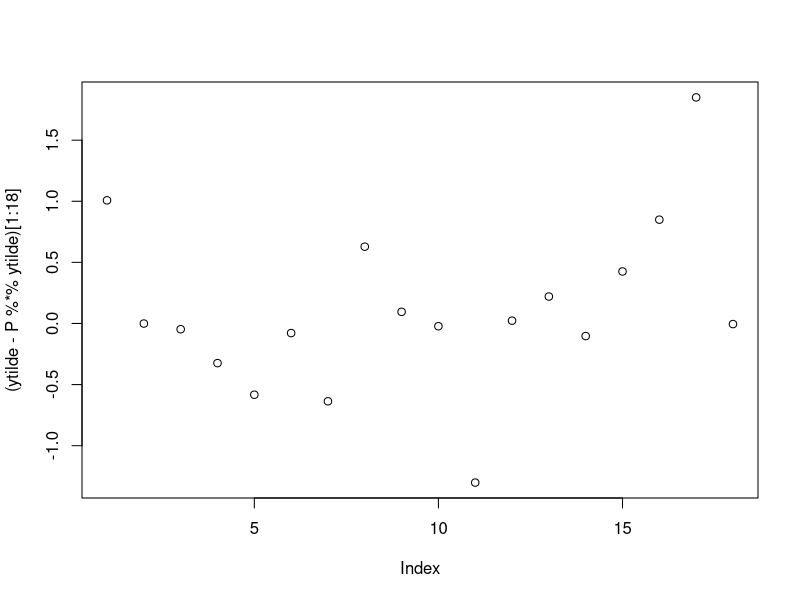
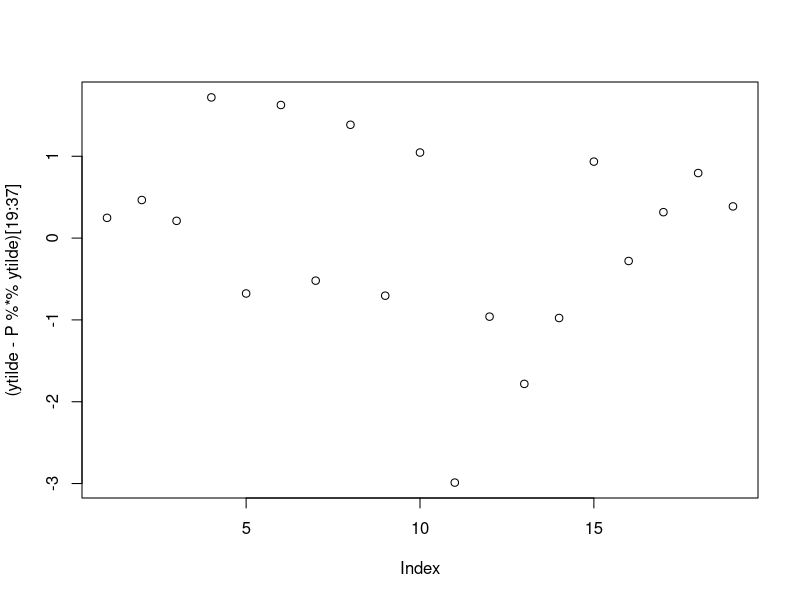
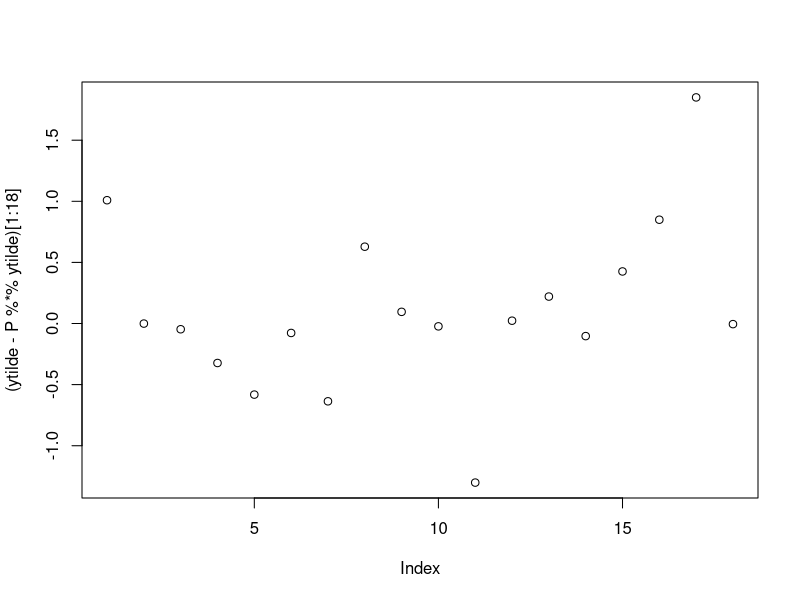
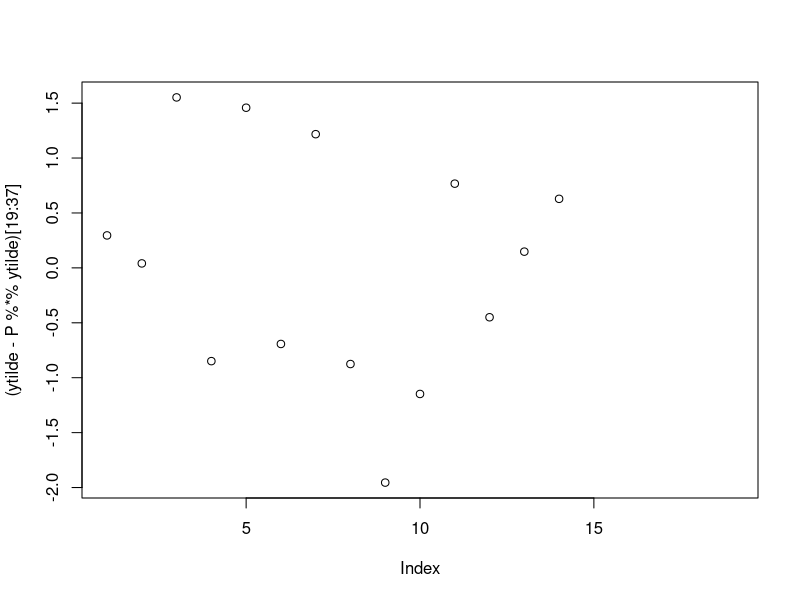

Write R code to recreate these figures, in order.
library("pracma")
Sigma=read.table("Sigmany.txt")
Sigma=as.matrix(Sigma)
R=read.table("Cny.txt")
R=as.matrix(R)
X=read.table("D.txt")
X=as.matrix(X)
effekt=read.table("effekt.txt")
effekt=as.matrix(effekt)
y=c(effekt/400,400)
invsqrtSigma=solve(sqrt(Sigma))
ytilde=invsqrtSigma%*%y
Xtilde=invsqrtSigma%*%X
XTX=t(Xtilde)%*%Xtilde
Nulm=matrix(rep(0,676),26,26)
A=matrix(c(rbind(XTX,R),rbind(t(R),Nulm)),63,63)
Ainv=solve(A)
Beta=Ainv%*%c(t(Xtilde)%*%ytilde,rep(0,26))
Beta[1:37]#Her er det første estimat for strømstyrker og spændinger i hele netværket:
for(i in 1:50)
{
  y=c(effekt/c(Beta[21:22],Beta[25],Beta[27],Beta[29],Beta[31],Beta[33],Beta[35:37]),400)
  Sigma=diag((y*0.01)^2)
  invsqrtSigma=solve(sqrt(Sigma))
  ytilde=invsqrtSigma%*%y
  Xtilde=invsqrtSigma%*%X
  XTX=t(Xtilde)%*%Xtilde
  A=matrix(c(rbind(XTX,R),rbind(t(R),Nulm)),63,63)
  Ainv=solve(A)
  Beta=Ainv%*%c(t(Xtilde)%*%ytilde,rep(0,26))
}
y=rnorm(37,mean=Beta[1:37],sd=abs(Beta[1:37])*0.01)
Sigma=diag((y*0.01)^2)
X=diag(1,37)
invsqrtSigma=solve(sqrt(Sigma))
ytilde=invsqrtSigma%*%y
Xtilde=invsqrtSigma%*%X
XTX=t(Xtilde)%*%Xtilde
A=matrix(c(rbind(XTX,R),rbind(t(R),Nulm)),63,63)
Ainv=solve(A)
Beta2=Ainv%*%c(t(Xtilde)%*%ytilde,rep(0,26))
y
Beta[1:37]
konf=matrix(rep(0,74),37,2)
for(i in 1:37)
{
  konf[i,1]=Beta2[i]-1.959963984540*sqrt(Ainv[i,i])
  konf[i,2]=Beta2[i]+1.959963984540*sqrt(Ainv[i,i])
}
konf#Konfidensintervaller for spændingerne:
#determinationskoefficient udregnes:
P=Xtilde%*%Ainv[1:37,1:37]%*%t(Xtilde)
mu=P%*%ytilde
V=c()
for (i in 1:length(ytilde)){
  V=c(V,(ytilde[i]-mu[i])^2)
}
sum(V)
V2=c()
for (i in 1:length(ytilde)){
  V2=c(V2,(ytilde[i]-(sum(ytilde)/length(ytilde)))^2)
}
R2<-1-(sum(V)/sum(V2))
R2
#Vi plotter residualer:
res0=ytilde-P%*%ytilde
plot((ytilde-P%*%ytilde)[1:18])#strømstyrker
plot((ytilde-P%*%ytilde)[19:37])#spændinger
#Vi fjerner 5 målinger ved leverage metoden
varians=c(rep((0.01*0.0155)^2,18),rep((0.01*1)^2,19))
varians
Sigma1=diag(varians)
invsqrtSigma1=solve(sqrt(Sigma1))
Xtilde=invsqrtSigma1%*%X
XTX=t(Xtilde)%*%Xtilde
Nulm=matrix(rep(0,676),26,26)
A=matrix(c(rbind(XTX,R),rbind(t(R),Nulm)),63,63)
Ainv=solve(A)
P=Xtilde%*%Ainv[1:37,1:37]%*%t(Xtilde)
lev=c()
for(i in 1:37)
{
  lev=c(lev,P[i,i])
}
v=rep(1,37)
y5=y
for(i in 1:5)
{
  if(min(lev)<0.9999999999)
  {
    remove=match(min(lev),lev)
    Sigma=Sigma[-remove,-remove]
    Sigma1=Sigma1[-remove,-remove]
    y5=y5[-remove]
    X=X[-remove,]
    v=v[-remove]
    invsqrtSigma1=solve(sqrt(Sigma1))
    Xtilde=invsqrtSigma1%*%X
    XTX=t(Xtilde)%*%Xtilde
    A=matrix(c(rbind(XTX,R),rbind(t(R),Nulm)),63,63)
    Ainv=solve(A)
    P=Xtilde%*%Ainv[1:37,1:37]%*%t(Xtilde)
    lev=c()
    for(j in 1:length(v))
    {
      lev=c(lev,P[j,j])
    }
  }
}
invsqrtSigma=solve(sqrt(Sigma))
ytilde=invsqrtSigma%*%y5
Xtilde=invsqrtSigma%*%X
XTX=t(Xtilde)%*%Xtilde
A=matrix(c(rbind(XTX,R),rbind(t(R),Nulm)),63,63)
Ainv=solve(A)
Beta5=Ainv%*%c(t(Xtilde)%*%ytilde,rep(0,26))
Beta[1:37]#Estimat med 5 fjernede målinger.
konf5=matrix(rep(0,74),37,2)
#konfidensinterval med 5 fjernede målinger:
for(i in 1:37)
{
  konf5[i,1]=Beta5[i]-1.959963984540*sqrt(Ainv[i,i])
  konf5[i,2]=Beta5[i]+1.959963984540*sqrt(Ainv[i,i])
}
konf5
konf
konf-konf5
#Vi finder R^2 med 5 fjernede målinger:
P=Xtilde%*%Ainv[1:37,1:37]%*%t(Xtilde)
mu=P%*%ytilde
V=c()
for (i in 1:length(ytilde)){
  V=c(V,(ytilde[i]-mu[i])^2)
}
V2=c()
for (i in 1:length(ytilde)){
  V2=c(V2,(ytilde[i]-(sum(ytilde)/length(ytilde)))^2)
}
R25=1-(sum(V)/sum(V2))
R25adj=1-(((37-1)/(37-length(ytilde))))*(1-R25)
#Vi plotter residualer med fem fjernede:
plot((ytilde-P%*%ytilde)[1:18])#strømstyrker
plot((ytilde-P%*%ytilde)[19:37])#spændinger
res5=ytilde-P%*%ytilde

#Indfører målefejl, og tester om den kan detekteres med standardiserede residualer:
y5[2]=1
ytildemf=invsqrtSigma%*%y5
P=Xtilde%*%Ainv[1:37,1:37]%*%t(Xtilde)
v=c()
for(i in 1:length(y5))
{
  v=c(v,(ytildemf[i]-(P%*%ytildemf)[i])/sqrt(1-P[i,i]))
}
v